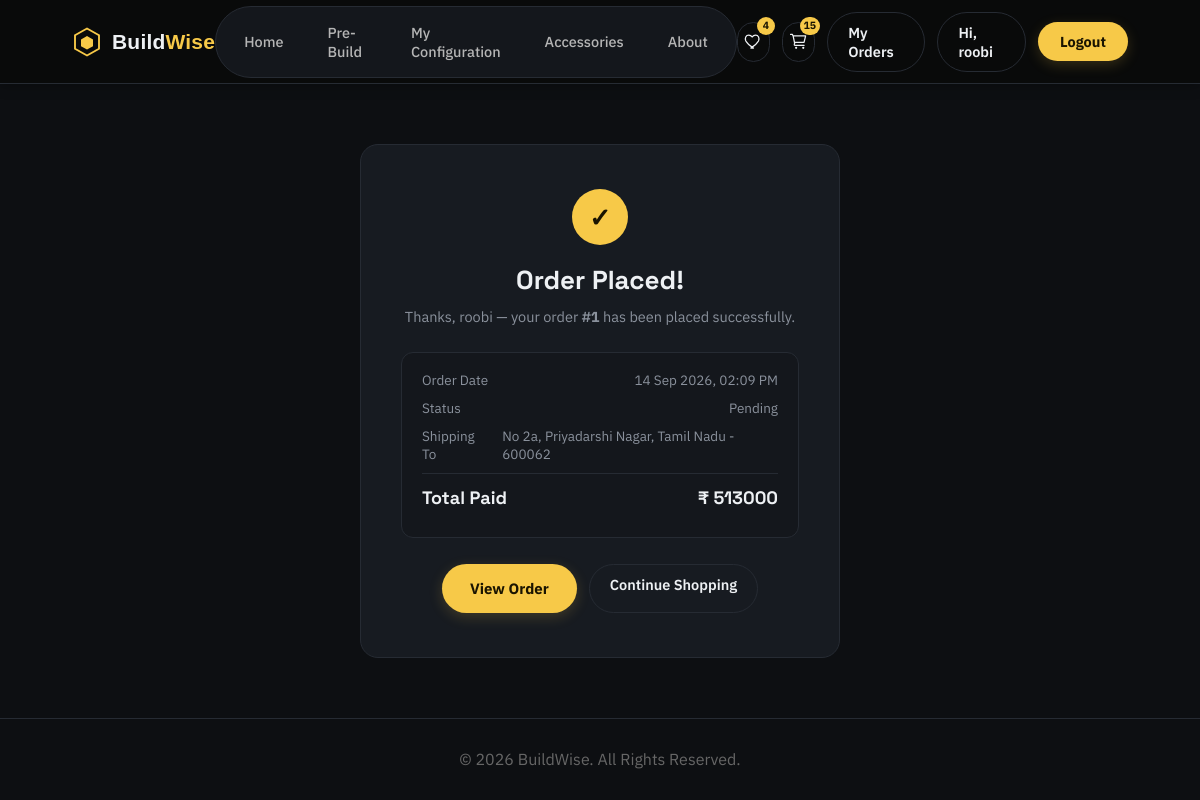
Screenshot of /orders/1/confirmation/ (signed in) with the database file from the repository.
### products/models.py (models this page shows, shortened)
class Order(models.Model):
    STATUS_CHOICES = [
        ("pending", "Pending"),
        ("confirmed", "Confirmed"),
        ("shipped", "Shipped"),
        ("delivered", "Delivered"),
        ("cancelled", "Cancelled"),
    ]
    user = models.ForeignKey(User, on_delete=models.CASCADE, related_name="orders")
    full_name = models.CharField(max_length=150)
    phone = models.CharField(max_length=15)
    address_line = models.CharField(max_length=255)
    city = models.CharField(max_length=100)
    state = models.CharField(max_length=100)
    pincode = models.CharField(max_length=10)
    total_amount = models.DecimalField(max_digits=10, decimal_places=2)
    status = models.CharField(max_length=20, choices=STATUS_CHOICES, default="pending")
    placed_at = models.DateTimeField(auto_now_add=True)
    class Meta:
        ordering = ["-placed_at"]
    @property
    def total(self):
        return self.total_amount

### products/views.py (the view)
@login_required(login_url="login")
def order_confirmation(request, order_id):
    order = get_object_or_404(Order, id=order_id, user=request.user)
    return render(request, "order_confirmation.html", {
        "order": order,
        "cart_count": _cart_count(request),
    })

### products/context_processors.py (called while the page is built)
def wishlist_count(request):
    user = getattr(request, "user", None)
    if not user or not user.is_authenticated:
        return {"wishlist_count": 0}
    return {"wishlist_count": WishlistItem.objects.filter(user=user).count()}

### products/views.py (called while the page is built)
def _cart_count(request):
    if not request.user.is_authenticated:
        return 0
    total = CartItem.objects.filter(user=request.user).aggregate(total=Sum("quantity"))
    return total["total"] or 0

### template/order_confirmation.html (shortened to what this page needs)
{% load static %}
<!DOCTYPE html>
<html lang="en">
<head>
    <link rel="stylesheet" href="{% static 'style.css' %}">
</head>
<body>
    <header class="navbar">
        <a href="{% url 'home' %}" class="logo">
            <svg class="logo-mark" viewBox="0 0 40 40" fill="none">
                <path d="M20 2 L36 11 V29 L20 38 L4 29 V11 Z" stroke="#f7c948" stroke-width="2.5"/>
                <path d="M20 12 L28 16.5 V25.5 L20 30 L12 25.5 V16.5 Z" fill="#f7c948"/>
            </svg>
            <span class="logo-text">Build<span class="accent">Wise</span></span>
        </a>
        <nav class="nav-pill">
            <a href="{% url 'home' %}">Home</a>
            <a href="{% url 'prebuild' %}">Pre-Build</a>
            <a href="{% url 'my_configuration' %}">My Configuration</a>
            <a href="{% url 'accessories' %}">Accessories</a>
            <a href="{% url 'about' %}">About</a>
        </nav>
        <div class="nav-auth">
                        <a href="{% url 'wishlist' %}" class="cart-icon-link" aria-label="View wishlist">
                {% if wishlist_count %}<span class="cart-badge">{{ wishlist_count }}</span>{% endif %}
            </a>
            <a href="{% url 'view_cart' %}" class="cart-icon-link" aria-label="View cart">
                {% if cart_count %}<span class="cart-badge">{{ cart_count }}</span>{% endif %}
            </a>
            {% if request.user.is_authenticated %}
                <a href="{% url 'order_history' %}" class="btn-ghost">My Orders</a>
                <a href="{% url 'profile' %}" class="btn-ghost">Hi, {{ request.user.username }}</a>
                <a href="{% url 'logout' %}" class="btn-fill">Logout</a>
            {% else %}
                <a href="{% url 'login' %}" class="btn-fill">Login / Sign Up</a>
            {% endif %}
        </div>
    </header>
    <main>
        <section class="order-confirm-section">
            <div class="order-confirm-card">
                <div class="order-confirm-icon">✓</div>
                <h1 class="order-confirm-title">Order Placed!</h1>
                <p class="order-confirm-text">
                    Thanks{% if order.full_name %}, {{ order.full_name }}{% endif %} — your order
                    <strong>#{{ order.id }}</strong> has been placed successfully.
                </p>
                <div class="order-confirm-details">
                    <div class="checkout-summary-row">
                        <span>Order Date</span>
                        <span>{{ order.placed_at|date:"d M Y, h:i A" }}</span>
                    </div>
                    <div class="checkout-summary-row">
                        <span>Status</span>
                        <span>{{ order.get_status_display }}</span>
                    </div>
                    <div class="checkout-summary-row">
                        <span>Shipping To</span>
                        <span>{{ order.address_line }}, {{ order.city }}, {{ order.state }} - {{ order.pincode }}</span>
                    </div>
                    <div class="cart-total-row cart-total-grand">
                        <span>Total Paid</span>
                        <span>₹ {{ order.total|floatformat:0 }}</span>
                    </div>
                </div>
                <div class="order-confirm-actions">
                    <a href="{% url 'order_detail' order.id %}" class="btn primary-btn">View Order</a>
                    <a href="{% url 'home' %}" class="btn-ghost">Continue Shopping</a>
                </div>
            </div>
        </section>
    </main>
    <footer>
        <p>© 2026 BuildWise. All Rights Reserved.</p>
    </footer>
</body>
</html>

### static/style.css (style rules this page uses)
:root { --bg: #0d0f12; --bg-alt: #14171c; --card: #171b21; --border: #262b33; --text: #eef1f4; --muted: #8a919c; --accent: #f7c948; --accent-hover: #ffd875; --accent-dim: rgba(247, 201, 72, 0.14); }
* { margin: 0; padding: 0; box-sizing: border-box; }
body { font-family: 'IBM Plex Sans', Arial, sans-serif; background: var(--bg); color: var(--text); }
h1, h2, h3 { font-family: 'Space Grotesk', 'IBM Plex Sans', sans-serif; }
a { text-decoration: none; }
.navbar { height: 84px; padding: 0 6%; display: flex; align-items: center; justify-content: space-between; border-bottom: 1px solid var(--border); background: rgba(10, 10, 10, 0.85); position: sticky; top: 0; z-index: 50; backdrop-filter: blur(8px); }
.logo { display: flex; align-items: center; gap: 10px; }
.logo-mark { width: 30px; height: 30px; flex-shrink: 0; }
.logo-text { font-family: 'Sora', sans-serif; font-weight: 700; font-size: 21px; color: var(--text); letter-spacing: 0.2px; }
.logo-text .accent { color: var(--accent); font-weight: 800; }
.nav-pill { display: flex; align-items: center; gap: 8px; background: var(--bg-alt); border: 1px solid var(--border); border-radius: 999px; padding: 8px 10px; }
.nav-pill a { color: #b5b5b5; font-size: 14.5px; font-weight: 500; padding: 8px 18px; border-radius: 999px; transition: 0.25s; }
.nav-auth { display: flex; align-items: center; gap: 12px; }
.btn-ghost { color: var(--text); font-size: 14.5px; font-weight: 600; padding: 10px 20px; border-radius: 999px; border: 1px solid var(--border); transition: 0.25s; background: none; cursor: pointer; }
.btn-fill { color: #1a1400; font-size: 14.5px; font-weight: 700; padding: 10px 22px; border-radius: 999px; background: var(--accent); transition: 0.25s; }
.btn { display: inline-flex; align-items: center; gap: 10px; padding: 15px 28px; border-radius: 999px; font-weight: 700; font-size: 15px; transition: 0.25s; border: none; cursor: pointer; }
.primary-btn { background: var(--accent); color: #1a1400; }
footer { padding: 30px; text-align: center; color: #666; border-top: 1px solid var(--border); }
.cart-total-row { display: flex; justify-content: space-between; font-size: 14px; color: var(--muted); margin-bottom: 10px; }
.cart-total-grand { font-family: 'Space Grotesk', sans-serif; font-size: 18px; font-weight: 700; color: var(--text); border-top: 1px solid var(--border); padding-top: 12px; }
.checkout-summary-row { display: flex; justify-content: space-between; gap: 12px; font-size: 13.5px; color: var(--muted); margin-bottom: 10px; }
.order-confirm-section { min-height: calc(100vh - 84px - 90px); display: flex; align-items: center; justify-content: center; padding: 60px 6%; }
.order-confirm-card { width: 100%; max-width: 480px; background: var(--card); border: 1px solid var(--border); border-radius: 18px; padding: 44px 40px; text-align: center; }
.order-confirm-icon { width: 56px; height: 56px; line-height: 56px; margin: 0 auto 18px; border-radius: 50%; background: var(--accent); color: #1a1400; font-size: 26px; font-weight: 700; }
.order-confirm-title { font-family: 'Space Grotesk', sans-serif; font-size: 26px; margin-bottom: 10px; }
.order-confirm-text { color: var(--muted); font-size: 14.5px; margin-bottom: 26px; }
.order-confirm-details { text-align: left; background: var(--bg-alt); border: 1px solid var(--border); border-radius: 12px; padding: 18px 20px; margin-bottom: 26px; }
.order-confirm-actions { display: flex; gap: 12px; justify-content: center; flex-wrap: wrap; }
.cart-icon-link { position: relative; display: inline-flex; align-items: center; justify-content: center; width: 40px; height: 40px; border-radius: 999px; border: 1px solid var(--border); color: var(--text); transition: 0.25s; }
.cart-icon { width: 19px; height: 19px; }
.cart-badge { position: absolute; top: -6px; right: -6px; min-width: 18px; height: 18px; padding: 0 4px; border-radius: 999px; background: var(--accent); color: #1a1400; font-size: 10.5px; font-weight: 700; display: flex; align-items: center; justify-content: center; line-height: 1; }
.navbar { box-shadow: 0 1px 12px rgba(0, 0, 0, 0.35); }
.btn-fill, .primary-btn { box-shadow: 0 4px 14px rgba(247, 201, 72, 0.18); }

### rows the page displays
Order: full_name "roobi", id "1", placed_at "14 Sep 2026, 02:09 PM", status "Pending", address_line "No 2a", city "Priyadarshi Nagar", state "Tamil Nadu", pincode "600062", total "513000"

### other values shown
{{ wishlist_count }} "4"
{{ cart_count }} "15"
{{ request.user.username }} "roobi"
